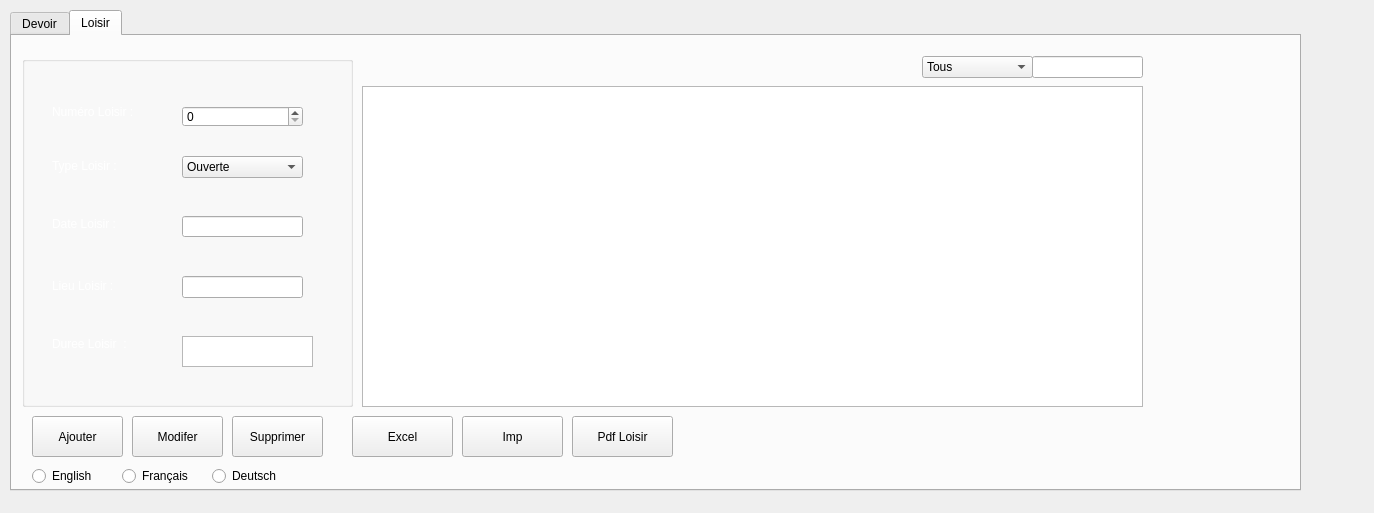
<?xml version="1.0" encoding="UTF-8"?>
<ui version="4.0">
 <class>LoisirDevoir</class>
 <widget class="QDialog" name="LoisirDevoir">
  <property name="geometry">
   <rect>
    <x>0</x>
    <y>0</y>
    <width>1374</width>
    <height>513</height>
   </rect>
  </property>
  <property name="windowTitle">
   <string>Devoir et Loisir</string>
  </property>
  <property name="styleSheet">
   <string notr="true">background-image:url(&quot;C:/projet-new/projet/background1.jpg&quot;);background-size:cover;
background-repeat:no-repeat;</string>
  </property>
  <widget class="QTabWidget" name="tabWidget">
   <property name="geometry">
    <rect>
     <x>10</x>
     <y>10</y>
     <width>1291</width>
     <height>481</height>
    </rect>
   </property>
   <property name="currentIndex">
    <number>1</number>
   </property>
   <widget class="QWidget" name="tab">
    <attribute name="title">
     <string>Devoir</string>
    </attribute>
    <widget class="QGroupBox" name="groupBox_4">
     <property name="geometry">
      <rect>
       <x>10</x>
       <y>10</y>
       <width>331</width>
       <height>351</height>
      </rect>
     </property>
     <property name="title">
      <string/>
     </property>
     <widget class="QLabel" name="NumDevoir">
      <property name="geometry">
       <rect>
        <x>30</x>
        <y>30</y>
        <width>111</width>
        <height>51</height>
       </rect>
      </property>
      <property name="styleSheet">
       <string notr="true">color:white;</string>
      </property>
      <property name="text">
       <string>Numéro Devoir :</string>
      </property>
     </widget>
     <widget class="QLabel" name="DiffDevoir">
      <property name="geometry">
       <rect>
        <x>30</x>
        <y>100</y>
        <width>171</width>
        <height>20</height>
       </rect>
      </property>
      <property name="styleSheet">
       <string notr="true">color:white;</string>
      </property>
      <property name="text">
       <string>Difficulté Devoir :</string>
      </property>
     </widget>
     <widget class="QLineEdit" name="StatutDev">
      <property name="geometry">
       <rect>
        <x>160</x>
        <y>160</y>
        <width>121</width>
        <height>21</height>
       </rect>
      </property>
     </widget>
     <widget class="QLabel" name="StatutDevoir">
      <property name="geometry">
       <rect>
        <x>30</x>
        <y>160</y>
        <width>131</width>
        <height>16</height>
       </rect>
      </property>
      <property name="styleSheet">
       <string notr="true">color:white;</string>
      </property>
      <property name="text">
       <string>Statut Devoir :</string>
      </property>
     </widget>
     <widget class="QLabel" name="DateDevoir">
      <property name="geometry">
       <rect>
        <x>30</x>
        <y>280</y>
        <width>81</width>
        <height>16</height>
       </rect>
      </property>
      <property name="styleSheet">
       <string notr="true">color:white;</string>
      </property>
      <property name="text">
       <string>Date Devoir :</string>
      </property>
     </widget>
     <widget class="QLabel" name="TacheDevoir">
      <property name="geometry">
       <rect>
        <x>30</x>
        <y>220</y>
        <width>101</width>
        <height>20</height>
       </rect>
      </property>
      <property name="styleSheet">
       <string notr="true">color:white;</string>
      </property>
      <property name="text">
       <string>Tache Devoir :</string>
      </property>
     </widget>
     <widget class="QLineEdit" name="TacheDev">
      <property name="geometry">
       <rect>
        <x>160</x>
        <y>220</y>
        <width>121</width>
        <height>22</height>
       </rect>
      </property>
     </widget>
     <widget class="QSpinBox" name="NumeroDev">
      <property name="geometry">
       <rect>
        <x>160</x>
        <y>50</y>
        <width>121</width>
        <height>21</height>
       </rect>
      </property>
      <property name="minimum">
       <number>0</number>
      </property>
      <property name="maximum">
       <number>9999</number>
      </property>
      <property name="value">
       <number>0</number>
      </property>
     </widget>
     <widget class="QComboBox" name="DiffDev">
      <property name="geometry">
       <rect>
        <x>160</x>
        <y>100</y>
        <width>121</width>
        <height>22</height>
       </rect>
      </property>
      <item>
       <property name="text">
        <string>Facile</string>
       </property>
      </item>
      <item>
       <property name="text">
        <string>Moyen</string>
       </property>
      </item>
      <item>
       <property name="text">
        <string>Difficile</string>
       </property>
      </item>
     </widget>
     <widget class="QTextEdit" name="DateDev">
      <property name="geometry">
       <rect>
        <x>160</x>
        <y>280</y>
        <width>131</width>
        <height>31</height>
       </rect>
      </property>
     </widget>
    </widget>
    <widget class="QLineEdit" name="leRecherche">
     <property name="geometry">
      <rect>
       <x>1030</x>
       <y>10</y>
       <width>111</width>
       <height>22</height>
      </rect>
     </property>
     <property name="styleSheet">
      <string notr="true">color:white;</string>
     </property>
     <property name="placeholderText">
      <string>recherche</string>
     </property>
    </widget>
    <widget class="QPushButton" name="buttonAjouterDevoir">
     <property name="geometry">
      <rect>
       <x>10</x>
       <y>370</y>
       <width>91</width>
       <height>41</height>
      </rect>
     </property>
     <property name="text">
      <string>Ajouter</string>
     </property>
    </widget>
    <widget class="QPushButton" name="buttonSupprimerDevoir">
     <property name="geometry">
      <rect>
       <x>190</x>
       <y>370</y>
       <width>81</width>
       <height>41</height>
      </rect>
     </property>
     <property name="text">
      <string>Supprimer</string>
     </property>
    </widget>
    <widget class="QTableView" name="tabDevoir">
     <property name="geometry">
      <rect>
       <x>350</x>
       <y>40</y>
       <width>791</width>
       <height>321</height>
      </rect>
     </property>
     <property name="selectionBehavior">
      <enum>QAbstractItemView::SelectRows</enum>
     </property>
     <property name="sortingEnabled">
      <bool>true</bool>
     </property>
    </widget>
    <widget class="QPushButton" name="buttonModifererDevoir">
     <property name="geometry">
      <rect>
       <x>104</x>
       <y>370</y>
       <width>81</width>
       <height>41</height>
      </rect>
     </property>
     <property name="text">
      <string>Modifer</string>
     </property>
    </widget>
    <widget class="QComboBox" name="cbTriDevoir">
     <property name="geometry">
      <rect>
       <x>920</x>
       <y>10</y>
       <width>111</width>
       <height>22</height>
      </rect>
     </property>
     <item>
      <property name="text">
       <string>Tous</string>
      </property>
     </item>
     <item>
      <property name="text">
       <string>Numero Devoir</string>
      </property>
     </item>
     <item>
      <property name="text">
       <string>Difficulté Devoir</string>
      </property>
     </item>
     <item>
      <property name="text">
       <string>Statut Devoir</string>
      </property>
     </item>
     <item>
      <property name="text">
       <string>Tache Devoir</string>
      </property>
     </item>
     <item>
      <property name="text">
       <string>Date Devoir</string>
      </property>
     </item>
    </widget>
    <widget class="QPushButton" name="DevoirVideo">
     <property name="geometry">
      <rect>
       <x>400</x>
       <y>367</y>
       <width>101</width>
       <height>41</height>
      </rect>
     </property>
     <property name="text">
      <string>Video</string>
     </property>
    </widget>
    <widget class="QRadioButton" name="TradEngDev">
     <property name="geometry">
      <rect>
       <x>10</x>
       <y>430</y>
       <width>95</width>
       <height>20</height>
      </rect>
     </property>
     <property name="text">
      <string>English</string>
     </property>
    </widget>
    <widget class="QRadioButton" name="TradFrDev">
     <property name="geometry">
      <rect>
       <x>80</x>
       <y>430</y>
       <width>95</width>
       <height>20</height>
      </rect>
     </property>
     <property name="text">
      <string>French</string>
     </property>
    </widget>
    <widget class="QRadioButton" name="TradGerDev">
     <property name="geometry">
      <rect>
       <x>150</x>
       <y>430</y>
       <width>95</width>
       <height>20</height>
      </rect>
     </property>
     <property name="text">
      <string>Deutsch</string>
     </property>
    </widget>
    <widget class="QPushButton" name="DvExl">
     <property name="geometry">
      <rect>
       <x>280</x>
       <y>370</y>
       <width>101</width>
       <height>41</height>
      </rect>
     </property>
     <property name="text">
      <string>Excel</string>
     </property>
    </widget>
   </widget>
   <widget class="QWidget" name="tab_2">
    <attribute name="title">
     <string>Loisir</string>
    </attribute>
    <widget class="QStackedWidget" name="stackedWidget_2">
     <property name="geometry">
      <rect>
       <x>10</x>
       <y>0</y>
       <width>1131</width>
       <height>531</height>
      </rect>
     </property>
     <property name="currentIndex">
      <number>2</number>
     </property>
     <widget class="QWidget" name="afficherCarteFid">
      <widget class="QTableView" name="tabCarteFid">
       <property name="geometry">
        <rect>
         <x>10</x>
         <y>80</y>
         <width>741</width>
         <height>361</height>
        </rect>
       </property>
       <property name="selectionBehavior">
        <enum>QAbstractItemView::SelectRows</enum>
       </property>
       <property name="sortingEnabled">
        <bool>true</bool>
       </property>
      </widget>
      <widget class="QLineEdit" name="le_recherche_carteFid">
       <property name="geometry">
        <rect>
         <x>560</x>
         <y>40</y>
         <width>191</width>
         <height>22</height>
        </rect>
       </property>
       <property name="placeholderText">
        <string>recherche</string>
       </property>
      </widget>
      <widget class="QComboBox" name="cb_colone_carteFid">
       <property name="geometry">
        <rect>
         <x>360</x>
         <y>40</y>
         <width>191</width>
         <height>22</height>
        </rect>
       </property>
       <item>
        <property name="text">
         <string>Tous</string>
        </property>
       </item>
       <item>
        <property name="text">
         <string>NUM_CARTE</string>
        </property>
       </item>
       <item>
        <property name="text">
         <string>DATE_DE_CREATION</string>
        </property>
       </item>
       <item>
        <property name="text">
         <string>POINTS</string>
        </property>
       </item>
       <item>
        <property name="text">
         <string>TOTAL_ACHATS</string>
        </property>
       </item>
       <item>
        <property name="text">
         <string>STATUT</string>
        </property>
       </item>
       <item>
        <property name="text">
         <string>REMISE</string>
        </property>
       </item>
       <item>
        <property name="text">
         <string>MATRICULE_FISCALE</string>
        </property>
       </item>
      </widget>
      <widget class="QPushButton" name="button_ajouter_carteFid">
       <property name="geometry">
        <rect>
         <x>10</x>
         <y>470</y>
         <width>131</width>
         <height>31</height>
        </rect>
       </property>
       <property name="text">
        <string>Ajouter</string>
       </property>
      </widget>
      <widget class="QPushButton" name="button_supprimer_carteFid">
       <property name="geometry">
        <rect>
         <x>160</x>
         <y>470</y>
         <width>131</width>
         <height>31</height>
        </rect>
       </property>
       <property name="text">
        <string>Supprimer</string>
       </property>
      </widget>
      <widget class="QPushButton" name="pushButton_4">
       <property name="geometry">
        <rect>
         <x>620</x>
         <y>470</y>
         <width>131</width>
         <height>31</height>
        </rect>
       </property>
       <property name="text">
        <string>Retour</string>
       </property>
      </widget>
     </widget>
     <widget class="QWidget" name="ajoutClient_2">
      <widget class="QDialogButtonBox" name="validerAjout_cf">
       <property name="geometry">
        <rect>
         <x>570</x>
         <y>500</y>
         <width>193</width>
         <height>28</height>
        </rect>
       </property>
       <property name="standardButtons">
        <set>QDialogButtonBox::Cancel|QDialogButtonBox::Ok</set>
       </property>
      </widget>
     </widget>
     <widget class="QWidget" name="modifierClient_2">
      <widget class="QDialogButtonBox" name="validerModif_cf">
       <property name="geometry">
        <rect>
         <x>570</x>
         <y>500</y>
         <width>193</width>
         <height>28</height>
        </rect>
       </property>
       <property name="standardButtons">
        <set>QDialogButtonBox::Cancel|QDialogButtonBox::Ok</set>
       </property>
      </widget>
      <widget class="QComboBox" name="cbTriLoisir">
       <property name="geometry">
        <rect>
         <x>900</x>
         <y>20</y>
         <width>111</width>
         <height>22</height>
        </rect>
       </property>
       <item>
        <property name="text">
         <string>Tous</string>
        </property>
       </item>
       <item>
        <property name="text">
         <string>Numéro Loisir</string>
        </property>
       </item>
       <item>
        <property name="text">
         <string>Type Loisir</string>
        </property>
       </item>
       <item>
        <property name="text">
         <string>Date Loisir</string>
        </property>
       </item>
       <item>
        <property name="text">
         <string>Lieu Loisir</string>
        </property>
       </item>
       <item>
        <property name="text">
         <string>Duree Loisir</string>
        </property>
       </item>
      </widget>
      <widget class="QGroupBox" name="groupBox_7">
       <property name="geometry">
        <rect>
         <x>0</x>
         <y>20</y>
         <width>331</width>
         <height>351</height>
        </rect>
       </property>
       <property name="title">
        <string/>
       </property>
       <widget class="QLabel" name="NumLoisir">
        <property name="geometry">
         <rect>
          <x>30</x>
          <y>30</y>
          <width>111</width>
          <height>51</height>
         </rect>
        </property>
        <property name="styleSheet">
         <string notr="true">color:white;</string>
        </property>
        <property name="text">
         <string>Numéro Loisir :</string>
        </property>
       </widget>
       <widget class="QLabel" name="TypeLoisir">
        <property name="geometry">
         <rect>
          <x>30</x>
          <y>100</y>
          <width>171</width>
          <height>20</height>
         </rect>
        </property>
        <property name="styleSheet">
         <string notr="true">color:white;</string>
        </property>
        <property name="text">
         <string>Type Loisir :</string>
        </property>
       </widget>
       <widget class="QLineEdit" name="DateLois">
        <property name="geometry">
         <rect>
          <x>160</x>
          <y>160</y>
          <width>121</width>
          <height>21</height>
         </rect>
        </property>
       </widget>
       <widget class="QLabel" name="DateLoisir">
        <property name="geometry">
         <rect>
          <x>30</x>
          <y>160</y>
          <width>131</width>
          <height>16</height>
         </rect>
        </property>
        <property name="styleSheet">
         <string notr="true">color:white;</string>
        </property>
        <property name="text">
         <string>Date Loisir :</string>
        </property>
       </widget>
       <widget class="QLabel" name="DureeLoisir">
        <property name="geometry">
         <rect>
          <x>30</x>
          <y>280</y>
          <width>91</width>
          <height>16</height>
         </rect>
        </property>
        <property name="styleSheet">
         <string notr="true">color:white;</string>
        </property>
        <property name="text">
         <string>Duree Loisir  : </string>
        </property>
       </widget>
       <widget class="QLabel" name="LieuLoisir">
        <property name="geometry">
         <rect>
          <x>30</x>
          <y>220</y>
          <width>111</width>
          <height>20</height>
         </rect>
        </property>
        <property name="styleSheet">
         <string notr="true">color:white;</string>
        </property>
        <property name="text">
         <string>Lieu Loisir :</string>
        </property>
       </widget>
       <widget class="QLineEdit" name="LieuLois">
        <property name="geometry">
         <rect>
          <x>160</x>
          <y>220</y>
          <width>121</width>
          <height>22</height>
         </rect>
        </property>
       </widget>
       <widget class="QSpinBox" name="NumeroLois">
        <property name="geometry">
         <rect>
          <x>160</x>
          <y>50</y>
          <width>121</width>
          <height>21</height>
         </rect>
        </property>
        <property name="minimum">
         <number>0</number>
        </property>
        <property name="maximum">
         <number>9999</number>
        </property>
        <property name="value">
         <number>0</number>
        </property>
       </widget>
       <widget class="QComboBox" name="TypeLois">
        <property name="geometry">
         <rect>
          <x>160</x>
          <y>100</y>
          <width>121</width>
          <height>22</height>
         </rect>
        </property>
        <item>
         <property name="text">
          <string>Ouverte</string>
         </property>
        </item>
        <item>
         <property name="text">
          <string>Fermee</string>
         </property>
        </item>
       </widget>
       <widget class="QTextEdit" name="DureeLois">
        <property name="geometry">
         <rect>
          <x>160</x>
          <y>280</y>
          <width>131</width>
          <height>31</height>
         </rect>
        </property>
       </widget>
      </widget>
      <widget class="QPushButton" name="buttonModifererLoisir">
       <property name="geometry">
        <rect>
         <x>110</x>
         <y>380</y>
         <width>91</width>
         <height>41</height>
        </rect>
       </property>
       <property name="text">
        <string>Modifer</string>
       </property>
      </widget>
      <widget class="QPushButton" name="buttonSupprimerLoisir">
       <property name="geometry">
        <rect>
         <x>210</x>
         <y>380</y>
         <width>91</width>
         <height>41</height>
        </rect>
       </property>
       <property name="text">
        <string>Supprimer</string>
       </property>
      </widget>
      <widget class="QLineEdit" name="leRechercheLoisir">
       <property name="geometry">
        <rect>
         <x>1010</x>
         <y>20</y>
         <width>111</width>
         <height>22</height>
        </rect>
       </property>
       <property name="styleSheet">
        <string notr="true">color:white;</string>
       </property>
       <property name="placeholderText">
        <string>recherche</string>
       </property>
      </widget>
      <widget class="QPushButton" name="buttonAjouterLoisir">
       <property name="geometry">
        <rect>
         <x>10</x>
         <y>380</y>
         <width>91</width>
         <height>41</height>
        </rect>
       </property>
       <property name="text">
        <string>Ajouter</string>
       </property>
      </widget>
      <widget class="QTableView" name="tabLoisir">
       <property name="geometry">
        <rect>
         <x>340</x>
         <y>50</y>
         <width>781</width>
         <height>321</height>
        </rect>
       </property>
       <property name="selectionBehavior">
        <enum>QAbstractItemView::SelectRows</enum>
       </property>
       <property name="sortingEnabled">
        <bool>true</bool>
       </property>
      </widget>
      <widget class="QPushButton" name="PdfLoisir">
       <property name="geometry">
        <rect>
         <x>550</x>
         <y>380</y>
         <width>101</width>
         <height>41</height>
        </rect>
       </property>
       <property name="text">
        <string>Pdf Loisir</string>
       </property>
      </widget>
      <widget class="QPushButton" name="ImprimerLoisir">
       <property name="geometry">
        <rect>
         <x>440</x>
         <y>380</y>
         <width>101</width>
         <height>41</height>
        </rect>
       </property>
       <property name="text">
        <string>Imp</string>
       </property>
      </widget>
      <widget class="QRadioButton" name="TradEngLois">
       <property name="geometry">
        <rect>
         <x>10</x>
         <y>430</y>
         <width>95</width>
         <height>20</height>
        </rect>
       </property>
       <property name="text">
        <string>English</string>
       </property>
      </widget>
      <widget class="QRadioButton" name="TradFrLois">
       <property name="geometry">
        <rect>
         <x>100</x>
         <y>430</y>
         <width>95</width>
         <height>20</height>
        </rect>
       </property>
       <property name="text">
        <string>Français</string>
       </property>
      </widget>
      <widget class="QRadioButton" name="TradGerLois">
       <property name="geometry">
        <rect>
         <x>190</x>
         <y>430</y>
         <width>95</width>
         <height>20</height>
        </rect>
       </property>
       <property name="text">
        <string>Deutsch</string>
       </property>
      </widget>
      <widget class="QPushButton" name="LoisXl">
       <property name="geometry">
        <rect>
         <x>330</x>
         <y>380</y>
         <width>101</width>
         <height>41</height>
        </rect>
       </property>
       <property name="text">
        <string>Excel</string>
       </property>
      </widget>
     </widget>
    </widget>
   </widget>
  </widget>
 </widget>
 <resources/>
 <connections/>
</ui>
